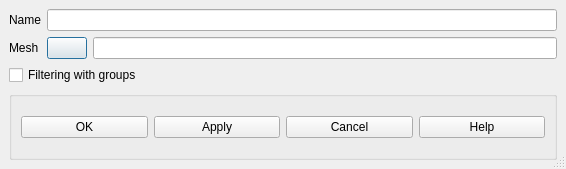
<ui version="4.0" >
 <class>CreateBoundaryDi</class>
 <widget class="QDialog" name="CreateBoundaryDi" >
  <property name="geometry" >
   <rect>
    <x>0</x>
    <y>0</y>
    <width>566</width>
    <height>169</height>
   </rect>
  </property>
  <property name="sizePolicy" >
   <sizepolicy>
    <hsizetype>0</hsizetype>
    <vsizetype>0</vsizetype>
    <horstretch>0</horstretch>
    <verstretch>0</verstretch>
   </sizepolicy>
  </property>
  <property name="windowTitle" >
   <string>Create a discrete boundary</string>
  </property>
  <property name="autoFillBackground" >
   <bool>true</bool>
  </property>
  <property name="sizeGripEnabled" >
   <bool>true</bool>
  </property>
  <layout class="QGridLayout" >
   <property name="margin" >
    <number>9</number>
   </property>
   <property name="spacing" >
    <number>6</number>
   </property>
   <item row="0" column="0" >
    <widget class="QLabel" name="Name" >
     <property name="text" >
      <string>Name</string>
     </property>
    </widget>
   </item>
   <item row="0" column="1" colspan="2" >
    <widget class="QLineEdit" name="LEBoundaryName" >
     <property name="minimumSize" >
      <size>
       <width>382</width>
       <height>21</height>
      </size>
     </property>
     <property name="maxLength" >
      <number>32</number>
     </property>
    </widget>
   </item>
   <item row="1" column="0" >
    <widget class="QLabel" name="Mesh" >
     <property name="text" >
      <string>Mesh</string>
     </property>
    </widget>
   </item>
   <item row="1" column="1" >
    <widget class="QPushButton" name="PushFichier" >
     <property name="text" >
      <string/>
     </property>
    </widget>
   </item>
   <item row="1" column="2" >
    <widget class="QLineEdit" name="LEFileName" >
     <property name="minimumSize" >
      <size>
       <width>370</width>
       <height>21</height>
      </size>
     </property>
    </widget>
   </item>
   <item row="2" column="0" colspan="3" >
    <widget class="QCheckBox" name="CBGroupe" >
     <property name="text" >
      <string>Filtering with groups</string>
     </property>
    </widget>
   </item>
   <item row="3" column="0" colspan="3" >
    <widget class="QGroupBox" name="GBButtons" >
     <property name="title" >
      <string/>
     </property>
     <layout class="QGridLayout" >
      <property name="margin" >
       <number>9</number>
      </property>
      <property name="spacing" >
       <number>6</number>
      </property>
      <item row="0" column="0" >
       <widget class="QPushButton" name="buttonOk" >
        <property name="text" >
         <string>OK</string>
        </property>
       </widget>
      </item>
      <item row="0" column="1" >
       <widget class="QPushButton" name="buttonApply" >
        <property name="text" >
         <string>Apply</string>
        </property>
       </widget>
      </item>
      <item row="0" column="2" >
       <widget class="QPushButton" name="buttonCancel" >
        <property name="text" >
         <string>Cancel</string>
        </property>
       </widget>
      </item>
      <item row="0" column="3" >
       <widget class="QPushButton" name="buttonHelp" >
        <property name="text" >
         <string>Help</string>
        </property>
       </widget>
      </item>
     </layout>
    </widget>
   </item>
  </layout>
 </widget>
 <resources/>
 <connections/>
</ui>
